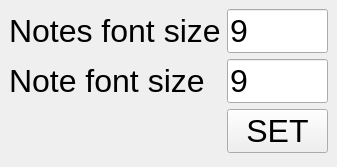
<?xml version="1.0" encoding="UTF-8"?>
<ui version="4.0">
 <class>settingsWindow</class>
 <widget class="QMainWindow" name="settingsWindow">
  <property name="geometry">
   <rect>
    <x>0</x>
    <y>0</y>
    <width>337</width>
    <height>167</height>
   </rect>
  </property>
  <property name="windowTitle">
   <string>VfNotes - settings</string>
  </property>
  <widget class="QWidget" name="centralwidget">
   <layout class="QFormLayout" name="formLayout">
    <item row="0" column="0">
     <widget class="QLabel" name="labelNotesFontSize">
      <property name="font">
       <font>
        <pointsize>24</pointsize>
       </font>
      </property>
      <property name="text">
       <string>Notes font size</string>
      </property>
     </widget>
    </item>
    <item row="0" column="1">
     <widget class="QLineEdit" name="editNotesFontSize">
      <property name="font">
       <font>
        <pointsize>24</pointsize>
       </font>
      </property>
      <property name="text">
       <string>9</string>
      </property>
     </widget>
    </item>
    <item row="1" column="0">
     <widget class="QLabel" name="labelNoteFontSize">
      <property name="font">
       <font>
        <pointsize>24</pointsize>
       </font>
      </property>
      <property name="text">
       <string>Note font size</string>
      </property>
     </widget>
    </item>
    <item row="1" column="1">
     <widget class="QLineEdit" name="editNoteFontSize">
      <property name="font">
       <font>
        <pointsize>24</pointsize>
       </font>
      </property>
      <property name="text">
       <string>9</string>
      </property>
     </widget>
    </item>
    <item row="2" column="1">
     <widget class="QPushButton" name="pushButton">
      <property name="font">
       <font>
        <pointsize>24</pointsize>
       </font>
      </property>
      <property name="text">
       <string>SET</string>
      </property>
     </widget>
    </item>
   </layout>
  </widget>
 </widget>
 <resources/>
 <connections/>
</ui>
